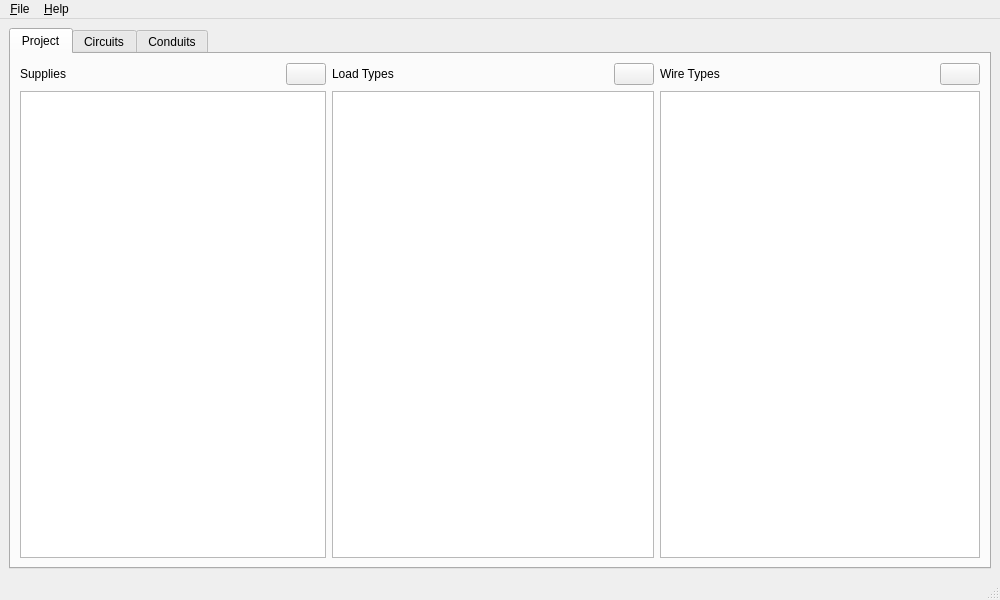
<?xml version="1.0" encoding="UTF-8"?>
<ui version="4.0">
 <author>Marcelo Tellier Sartori Vaz</author>
 <class>mainWindow</class>
 <widget class="QMainWindow" name="mainWindow">
  <property name="geometry">
   <rect>
    <x>0</x>
    <y>0</y>
    <width>1000</width>
    <height>600</height>
   </rect>
  </property>
  <property name="windowTitle">
   <string>NBR 5410 Calculator</string>
  </property>
  <widget class="QWidget" name="centralWidget">
   <layout class="QGridLayout" name="gridLayout">
    <item row="0" column="0" colspan="4">
     <widget class="QTabWidget" name="tabWidget">
      <property name="currentIndex">
       <number>0</number>
      </property>
      <widget class="QWidget" name="projectTab">
       <attribute name="title">
        <string>Project</string>
       </attribute>
       <layout class="QGridLayout" name="gridLayout_4">
        <item row="0" column="2">
         <widget class="QPushButton" name="newSupplyButton">
          <property name="icon">
           <iconset theme="contact-new"/>
          </property>
         </widget>
        </item>
        <item row="0" column="8">
         <widget class="QPushButton" name="newWireTypeButton">
          <property name="icon">
           <iconset theme="contact-new"/>
          </property>
         </widget>
        </item>
        <item row="0" column="4">
         <spacer name="loadTypesLabelSpacer">
          <property name="orientation">
           <enum>Qt::Orientation::Horizontal</enum>
          </property>
          <property name="sizeHint" stdset="0">
           <size>
            <width>40</width>
            <height>20</height>
           </size>
          </property>
         </spacer>
        </item>
        <item row="0" column="3">
         <widget class="QLabel" name="loadTypesLabel">
          <property name="text">
           <string>Load Types</string>
          </property>
         </widget>
        </item>
        <item row="0" column="6">
         <widget class="QLabel" name="wireTypesLabel">
          <property name="text">
           <string>Wire Types</string>
          </property>
         </widget>
        </item>
        <item row="1" column="3" colspan="3">
         <widget class="LoadTypeView" name="loadTypesListView"/>
        </item>
        <item row="0" column="0">
         <widget class="QLabel" name="suppliesLabel">
          <property name="text">
           <string>Supplies</string>
          </property>
         </widget>
        </item>
        <item row="1" column="0" colspan="3">
         <widget class="SupplyView" name="suppliesListView"/>
        </item>
        <item row="0" column="1">
         <spacer name="suppliesLabelSpacer">
          <property name="orientation">
           <enum>Qt::Orientation::Horizontal</enum>
          </property>
          <property name="sizeHint" stdset="0">
           <size>
            <width>40</width>
            <height>20</height>
           </size>
          </property>
         </spacer>
        </item>
        <item row="0" column="5">
         <widget class="QPushButton" name="newLoadTypeButton">
          <property name="icon">
           <iconset theme="contact-new"/>
          </property>
         </widget>
        </item>
        <item row="1" column="6" colspan="3">
         <widget class="WireTypeView" name="wireTypesListView"/>
        </item>
        <item row="0" column="7">
         <spacer name="wireTypesLabelSpacer">
          <property name="orientation">
           <enum>Qt::Orientation::Horizontal</enum>
          </property>
          <property name="sizeHint" stdset="0">
           <size>
            <width>40</width>
            <height>20</height>
           </size>
          </property>
         </spacer>
        </item>
       </layout>
      </widget>
      <widget class="QWidget" name="circuitsTab">
       <attribute name="title">
        <string>Circuits</string>
       </attribute>
       <layout class="QGridLayout" name="gridLayout_2">
        <item row="0" column="2">
         <widget class="QPushButton" name="deleteCircuitButton">
          <property name="text">
           <string>Delete circuit</string>
          </property>
          <property name="icon">
           <iconset theme="delete"/>
          </property>
         </widget>
        </item>
        <item row="0" column="1">
         <spacer name="circuitsLabelSpacer">
          <property name="orientation">
           <enum>Qt::Orientation::Horizontal</enum>
          </property>
          <property name="sizeHint" stdset="0">
           <size>
            <width>40</width>
            <height>20</height>
           </size>
          </property>
         </spacer>
        </item>
        <item row="0" column="4">
         <widget class="QPushButton" name="newCircuitButton">
          <property name="text">
           <string>New circuit</string>
          </property>
          <property name="icon">
           <iconset theme="window-new"/>
          </property>
         </widget>
        </item>
        <item row="0" column="3">
         <widget class="QPushButton" name="newUpstreamCircuitButton">
          <property name="text">
           <string>New upstream circuit</string>
          </property>
          <property name="icon">
           <iconset theme="window-new"/>
          </property>
         </widget>
        </item>
        <item row="0" column="0">
         <widget class="QLabel" name="circuitsLabel">
          <property name="text">
           <string>Circuits</string>
          </property>
         </widget>
        </item>
        <item row="1" column="0" colspan="5">
         <widget class="CircuitsView" name="circuitsTreeView"/>
        </item>
       </layout>
      </widget>
      <widget class="QWidget" name="conduitsTab">
       <attribute name="title">
        <string>Conduits</string>
       </attribute>
       <layout class="QGridLayout" name="gridLayout_3">
        <item row="0" column="1">
         <spacer name="conduitRunsLabelSpacer">
          <property name="orientation">
           <enum>Qt::Orientation::Horizontal</enum>
          </property>
          <property name="sizeHint" stdset="0">
           <size>
            <width>40</width>
            <height>20</height>
           </size>
          </property>
         </spacer>
        </item>
        <item row="0" column="3">
         <widget class="QPushButton" name="newConduitRunButton">
          <property name="text">
           <string>New conduit run</string>
          </property>
          <property name="icon">
           <iconset theme="window-new"/>
          </property>
         </widget>
        </item>
        <item row="0" column="2">
         <widget class="QPushButton" name="deleteConduitRunButton">
          <property name="text">
           <string>Delete conduit run</string>
          </property>
          <property name="icon">
           <iconset theme="delete"/>
          </property>
         </widget>
        </item>
        <item row="0" column="0">
         <widget class="QLabel" name="conduitRunsLabel">
          <property name="text">
           <string>Conduit Runs</string>
          </property>
         </widget>
        </item>
        <item row="1" column="0" colspan="4">
         <widget class="ConduitRunsView" name="conduitsTreeView"/>
        </item>
        <item row="3" column="0" colspan="4">
         <widget class="UnassignedCircuitsView" name="unassignedCircuitsView"/>
        </item>
        <item row="2" column="0">
         <widget class="QLabel" name="unassigedCircuitsLabel">
          <property name="text">
           <string>Unassigned Circuits</string>
          </property>
         </widget>
        </item>
        <item row="2" column="1" colspan="3">
         <spacer name="unassigedCircuitsLabelSpacer">
          <property name="orientation">
           <enum>Qt::Orientation::Horizontal</enum>
          </property>
          <property name="sizeHint" stdset="0">
           <size>
            <width>40</width>
            <height>20</height>
           </size>
          </property>
         </spacer>
        </item>
       </layout>
      </widget>
     </widget>
    </item>
   </layout>
  </widget>
  <widget class="QStatusBar" name="statusbar"/>
  <widget class="QMenuBar" name="menuBar">
   <property name="geometry">
    <rect>
     <x>0</x>
     <y>0</y>
     <width>1000</width>
     <height>22</height>
    </rect>
   </property>
   <widget class="QMenu" name="menuFile">
    <property name="title">
     <string>&amp;File</string>
    </property>
    <addaction name="actionNew"/>
    <addaction name="actionOpen"/>
    <addaction name="separator"/>
    <addaction name="actionSave"/>
    <addaction name="actionSaveAs"/>
    <addaction name="separator"/>
    <addaction name="actionQuit"/>
   </widget>
   <widget class="QMenu" name="menuHelp">
    <property name="title">
     <string>&amp;Help</string>
    </property>
    <addaction name="actionAbout"/>
   </widget>
   <addaction name="menuFile"/>
   <addaction name="menuHelp"/>
  </widget>
  <action name="actionNew">
   <property name="icon">
    <iconset theme="document-new"/>
   </property>
   <property name="text">
    <string>&amp;New</string>
   </property>
   <property name="shortcut">
    <string>Ctrl+N</string>
   </property>
  </action>
  <action name="actionOpen">
   <property name="icon">
    <iconset theme="document-open"/>
   </property>
   <property name="text">
    <string>&amp;Open...</string>
   </property>
   <property name="shortcut">
    <string>Ctrl+O</string>
   </property>
  </action>
  <action name="actionSave">
   <property name="icon">
    <iconset theme="document-save"/>
   </property>
   <property name="text">
    <string>&amp;Save</string>
   </property>
   <property name="shortcut">
    <string>Ctrl+S</string>
   </property>
  </action>
  <action name="actionSaveAs">
   <property name="icon">
    <iconset theme="document-save-as"/>
   </property>
   <property name="text">
    <string>Save &amp;As...</string>
   </property>
   <property name="shortcut">
    <string>Ctrl+Shift+S</string>
   </property>
  </action>
  <action name="actionQuit">
   <property name="icon">
    <iconset theme="application-exit"/>
   </property>
   <property name="text">
    <string>&amp;Quit</string>
   </property>
   <property name="shortcut">
    <string>Ctrl+Q</string>
   </property>
  </action>
  <action name="actionAbout">
   <property name="icon">
    <iconset theme="help-about"/>
   </property>
   <property name="text">
    <string>&amp;About</string>
   </property>
  </action>
 </widget>
 <customwidgets>
  <customwidget>
   <class>SupplyView</class>
   <extends>QListView</extends>
   <header>nbr_5410_calculator.projectTab</header>
   <slots>
    <slot>deleteSelectedItems()</slot>
    <slot>newSupply()</slot>
   </slots>
  </customwidget>
  <customwidget>
   <class>LoadTypeView</class>
   <extends>QListView</extends>
   <header>nbr_5410_calculator.projectTab</header>
   <slots>
    <slot>deleteSelectedItems()</slot>
    <slot>newLoadType()</slot>
   </slots>
  </customwidget>
  <customwidget>
   <class>WireTypeView</class>
   <extends>QListView</extends>
   <header>nbr_5410_calculator.projectTab</header>
   <slots>
    <slot>deleteSelectedItems()</slot>
    <slot>newWireType()</slot>
   </slots>
  </customwidget>
  <customwidget>
   <class>CircuitsView</class>
   <extends>QTreeView</extends>
   <header>nbr_5410_calculator.circuitsTab</header>
   <slots>
    <slot>newCircuit()</slot>
    <slot>deleteSelectedItems()</slot>
    <slot>newUpstreamCircuit()</slot>
   </slots>
  </customwidget>
  <customwidget>
   <class>ConduitRunsView</class>
   <extends>QTreeView</extends>
   <header>nbr_5410_calculator.conduitsTab</header>
   <slots>
    <slot>newConduitRun()</slot>
    <slot>deleteSelectedItems()</slot>
   </slots>
  </customwidget>
  <customwidget>
   <class>UnassignedCircuitsView</class>
   <extends>QListView</extends>
   <header>nbr_5410_calculator.conduitsTab</header>
  </customwidget>
 </customwidgets>
 <resources/>
 <connections>
  <connection>
   <sender>actionSave</sender>
   <signal>triggered()</signal>
   <receiver>mainWindow</receiver>
   <slot>saveProject()</slot>
   <hints>
    <hint type="sourcelabel">
     <x>-1</x>
     <y>-1</y>
    </hint>
    <hint type="destinationlabel">
     <x>399</x>
     <y>299</y>
    </hint>
   </hints>
  </connection>
  <connection>
   <sender>actionOpen</sender>
   <signal>triggered()</signal>
   <receiver>mainWindow</receiver>
   <slot>loadProject()</slot>
   <hints>
    <hint type="sourcelabel">
     <x>-1</x>
     <y>-1</y>
    </hint>
    <hint type="destinationlabel">
     <x>399</x>
     <y>299</y>
    </hint>
   </hints>
  </connection>
  <connection>
   <sender>actionSaveAs</sender>
   <signal>triggered()</signal>
   <receiver>mainWindow</receiver>
   <slot>saveProject()</slot>
   <hints>
    <hint type="sourcelabel">
     <x>-1</x>
     <y>-1</y>
    </hint>
    <hint type="destinationlabel">
     <x>499</x>
     <y>299</y>
    </hint>
   </hints>
  </connection>
  <connection>
   <sender>newCircuitButton</sender>
   <signal>clicked()</signal>
   <receiver>circuitsTreeView</receiver>
   <slot>newCircuit()</slot>
   <hints>
    <hint type="sourcelabel">
     <x>968</x>
     <y>90</y>
    </hint>
    <hint type="destinationlabel">
     <x>499</x>
     <y>337</y>
    </hint>
   </hints>
  </connection>
  <connection>
   <sender>actionNew</sender>
   <signal>triggered()</signal>
   <receiver>mainWindow</receiver>
   <slot>newProject()</slot>
   <hints>
    <hint type="sourcelabel">
     <x>-1</x>
     <y>-1</y>
    </hint>
    <hint type="destinationlabel">
     <x>499</x>
     <y>299</y>
    </hint>
   </hints>
  </connection>
  <connection>
   <sender>actionAbout</sender>
   <signal>triggered()</signal>
   <receiver>mainWindow</receiver>
   <slot>showAbout()</slot>
   <hints>
    <hint type="sourcelabel">
     <x>-1</x>
     <y>-1</y>
    </hint>
    <hint type="destinationlabel">
     <x>499</x>
     <y>299</y>
    </hint>
   </hints>
  </connection>
  <connection>
   <sender>actionQuit</sender>
   <signal>triggered()</signal>
   <receiver>mainWindow</receiver>
   <slot>close()</slot>
   <hints>
    <hint type="sourcelabel">
     <x>-1</x>
     <y>-1</y>
    </hint>
    <hint type="destinationlabel">
     <x>499</x>
     <y>299</y>
    </hint>
   </hints>
  </connection>
  <connection>
   <sender>deleteCircuitButton</sender>
   <signal>clicked()</signal>
   <receiver>circuitsTreeView</receiver>
   <slot>deleteSelectedItems()</slot>
   <hints>
    <hint type="sourcelabel">
     <x>726</x>
     <y>93</y>
    </hint>
    <hint type="destinationlabel">
     <x>499</x>
     <y>337</y>
    </hint>
   </hints>
  </connection>
  <connection>
   <sender>newConduitRunButton</sender>
   <signal>clicked()</signal>
   <receiver>conduitsTreeView</receiver>
   <slot>newConduitRun()</slot>
   <hints>
    <hint type="sourcelabel">
     <x>914</x>
     <y>91</y>
    </hint>
    <hint type="destinationlabel">
     <x>499</x>
     <y>337</y>
    </hint>
   </hints>
  </connection>
  <connection>
   <sender>deleteConduitRunButton</sender>
   <signal>clicked()</signal>
   <receiver>conduitsTreeView</receiver>
   <slot>deleteSelectedItems()</slot>
   <hints>
    <hint type="sourcelabel">
     <x>764</x>
     <y>91</y>
    </hint>
    <hint type="destinationlabel">
     <x>499</x>
     <y>337</y>
    </hint>
   </hints>
  </connection>
  <connection>
   <sender>newUpstreamCircuitButton</sender>
   <signal>clicked()</signal>
   <receiver>circuitsTreeView</receiver>
   <slot>newUpstreamCircuit()</slot>
   <hints>
    <hint type="sourcelabel">
     <x>807</x>
     <y>81</y>
    </hint>
    <hint type="destinationlabel">
     <x>499</x>
     <y>328</y>
    </hint>
   </hints>
  </connection>
  <connection>
   <sender>newSupplyButton</sender>
   <signal>clicked()</signal>
   <receiver>suppliesListView</receiver>
   <slot>newSupply()</slot>
   <hints>
    <hint type="sourcelabel">
     <x>311</x>
     <y>80</y>
    </hint>
    <hint type="destinationlabel">
     <x>172</x>
     <y>328</y>
    </hint>
   </hints>
  </connection>
  <connection>
   <sender>newLoadTypeButton</sender>
   <signal>clicked()</signal>
   <receiver>loadTypesListView</receiver>
   <slot>newLoadType()</slot>
   <hints>
    <hint type="sourcelabel">
     <x>639</x>
     <y>80</y>
    </hint>
    <hint type="destinationlabel">
     <x>492</x>
     <y>328</y>
    </hint>
   </hints>
  </connection>
  <connection>
   <sender>newWireTypeButton</sender>
   <signal>clicked()</signal>
   <receiver>wireTypesListView</receiver>
   <slot>newWireType()</slot>
   <hints>
    <hint type="sourcelabel">
     <x>965</x>
     <y>80</y>
    </hint>
    <hint type="destinationlabel">
     <x>819</x>
     <y>328</y>
    </hint>
   </hints>
  </connection>
 </connections>
 <slots>
  <slot>saveProject()</slot>
  <slot>loadProject()</slot>
  <slot>newProject()</slot>
  <slot>showAbout()</slot>
 </slots>
</ui>
